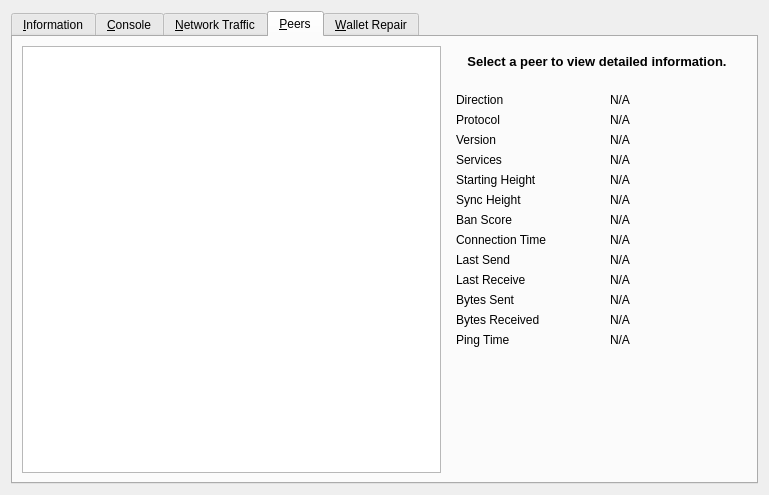
<?xml version="1.0" encoding="UTF-8"?>
<ui version="4.0">
 <class>RPCConsole</class>
 <widget class="QDialog" name="RPCConsole">
  <property name="geometry">
   <rect>
    <x>0</x>
    <y>0</y>
    <width>769</width>
    <height>495</height>
   </rect>
  </property>
  <property name="windowTitle">
   <string>Tools window</string>
  </property>
  <layout class="QVBoxLayout" name="verticalLayout_2">
   <item>
    <widget class="QTabWidget" name="tabWidget">
     <property name="currentIndex">
      <number>3</number>
     </property>
     <widget class="QWidget" name="tab_info">
      <attribute name="title">
       <string>&amp;Information</string>
      </attribute>
      <layout class="QGridLayout" name="gridLayout" columnstretch="0,0">
       <property name="horizontalSpacing">
        <number>12</number>
       </property>
       <item row="0" column="0">
        <widget class="QLabel" name="generalHeader">
         <property name="font">
          <font>
           <weight>75</weight>
           <bold>true</bold>
          </font>
         </property>
         <property name="text">
          <string>General</string>
         </property>
        </widget>
       </item>
       <item row="1" column="0">
        <widget class="QLabel" name="clientNameLabel">
         <property name="text">
          <string>Client name</string>
         </property>
        </widget>
       </item>
       <item row="1" column="1">
        <widget class="QLabel" name="clientName">
         <property name="cursor">
          <cursorShape>IBeamCursor</cursorShape>
         </property>
         <property name="text">
          <string>N/A</string>
         </property>
         <property name="textFormat">
          <enum>Qt::PlainText</enum>
         </property>
         <property name="textInteractionFlags">
          <set>Qt::LinksAccessibleByMouse|Qt::TextSelectableByKeyboard|Qt::TextSelectableByMouse</set>
         </property>
        </widget>
       </item>
       <item row="2" column="0">
        <widget class="QLabel" name="clientVersionLabel">
         <property name="text">
          <string>Client version</string>
         </property>
        </widget>
       </item>
       <item row="2" column="1">
        <widget class="QLabel" name="clientVersion">
         <property name="cursor">
          <cursorShape>IBeamCursor</cursorShape>
         </property>
         <property name="text">
          <string>N/A</string>
         </property>
         <property name="textFormat">
          <enum>Qt::PlainText</enum>
         </property>
         <property name="textInteractionFlags">
          <set>Qt::LinksAccessibleByMouse|Qt::TextSelectableByKeyboard|Qt::TextSelectableByMouse</set>
         </property>
        </widget>
       </item>
       <item row="3" column="0">
        <widget class="QLabel" name="openSSLVersionLabel">
         <property name="text">
          <string>Using OpenSSL version</string>
         </property>
         <property name="indent">
          <number>10</number>
         </property>
        </widget>
       </item>
       <item row="3" column="1">
        <widget class="QLabel" name="openSSLVersion">
         <property name="cursor">
          <cursorShape>IBeamCursor</cursorShape>
         </property>
         <property name="text">
          <string>N/A</string>
         </property>
         <property name="textFormat">
          <enum>Qt::PlainText</enum>
         </property>
         <property name="textInteractionFlags">
          <set>Qt::LinksAccessibleByMouse|Qt::TextSelectableByKeyboard|Qt::TextSelectableByMouse</set>
         </property>
        </widget>
       </item>
       <item row="4" column="0">
        <widget class="QLabel" name="berkeleyDBVersionLabel">
         <property name="text">
          <string>Using BerkeleyDB version</string>
         </property>
         <property name="indent">
          <number>10</number>
         </property>
        </widget>
       </item>
       <item row="4" column="1">
        <widget class="QLabel" name="berkeleyDBVersion">
         <property name="cursor">
          <cursorShape>IBeamCursor</cursorShape>
         </property>
         <property name="text">
          <string>N/A</string>
         </property>
         <property name="textFormat">
          <enum>Qt::PlainText</enum>
         </property>
         <property name="textInteractionFlags">
          <set>Qt::LinksAccessibleByMouse|Qt::TextSelectableByKeyboard|Qt::TextSelectableByMouse</set>
         </property>
        </widget>
       </item>
       <item row="5" column="0">
        <widget class="QLabel" name="buildDateLabel">
         <property name="text">
          <string>Build date</string>
         </property>
        </widget>
       </item>
       <item row="5" column="1">
        <widget class="QLabel" name="buildDate">
         <property name="cursor">
          <cursorShape>IBeamCursor</cursorShape>
         </property>
         <property name="text">
          <string>N/A</string>
         </property>
         <property name="textFormat">
          <enum>Qt::PlainText</enum>
         </property>
         <property name="textInteractionFlags">
          <set>Qt::LinksAccessibleByMouse|Qt::TextSelectableByKeyboard|Qt::TextSelectableByMouse</set>
         </property>
        </widget>
       </item>
       <item row="6" column="0">
        <widget class="QLabel" name="startupTimeLabel">
         <property name="text">
          <string>Startup time</string>
         </property>
        </widget>
       </item>
       <item row="6" column="1">
        <widget class="QLabel" name="startupTime">
         <property name="cursor">
          <cursorShape>IBeamCursor</cursorShape>
         </property>
         <property name="text">
          <string>N/A</string>
         </property>
         <property name="textFormat">
          <enum>Qt::PlainText</enum>
         </property>
         <property name="textInteractionFlags">
          <set>Qt::LinksAccessibleByMouse|Qt::TextSelectableByKeyboard|Qt::TextSelectableByMouse</set>
         </property>
        </widget>
       </item>
       <item row="7" column="0">
        <widget class="QLabel" name="networkHeader">
         <property name="font">
          <font>
           <weight>75</weight>
           <bold>true</bold>
          </font>
         </property>
         <property name="text">
          <string>Network</string>
         </property>
        </widget>
       </item>
       <item row="8" column="0">
        <widget class="QLabel" name="networkNameLabel">
         <property name="text">
          <string>Name</string>
         </property>
        </widget>
       </item>
       <item row="8" column="1">
        <widget class="QLabel" name="networkName">
         <property name="cursor">
          <cursorShape>IBeamCursor</cursorShape>
         </property>
         <property name="text">
          <string>N/A</string>
         </property>
         <property name="textFormat">
          <enum>Qt::PlainText</enum>
         </property>
         <property name="textInteractionFlags">
          <set>Qt::LinksAccessibleByMouse|Qt::TextSelectableByKeyboard|Qt::TextSelectableByMouse</set>
         </property>
        </widget>
       </item>
       <item row="9" column="0">
        <widget class="QLabel" name="numberOfConnectionsLabel">
         <property name="text">
          <string>Number of connections</string>
         </property>
        </widget>
       </item>
       <item row="9" column="1">
        <widget class="QLabel" name="numberOfConnections">
         <property name="cursor">
          <cursorShape>IBeamCursor</cursorShape>
         </property>
         <property name="text">
          <string>N/A</string>
         </property>
         <property name="textFormat">
          <enum>Qt::PlainText</enum>
         </property>
         <property name="textInteractionFlags">
          <set>Qt::LinksAccessibleByMouse|Qt::TextSelectableByKeyboard|Qt::TextSelectableByMouse</set>
         </property>
        </widget>
       </item>
       <item row="10" column="0">
        <widget class="QLabel" name="masternodeCountLabel">
         <property name="text">
          <string>Number of Masternodes</string>
         </property>
        </widget>
       </item>
       <item row="10" column="1">
        <widget class="QLabel" name="masternodeCount">
         <property name="cursor">
          <cursorShape>IBeamCursor</cursorShape>
         </property>
         <property name="text">
          <string>N/A</string>
         </property>
         <property name="textFormat">
          <enum>Qt::PlainText</enum>
         </property>
         <property name="textInteractionFlags">
          <set>Qt::LinksAccessibleByMouse|Qt::TextSelectableByKeyboard|Qt::TextSelectableByMouse</set>
         </property>
        </widget>
       </item>
       <item row="11" column="0">
        <widget class="QLabel" name="blockchainHeader">
         <property name="font">
          <font>
           <weight>75</weight>
           <bold>true</bold>
          </font>
         </property>
         <property name="text">
          <string>Block chain</string>
         </property>
        </widget>
       </item>
       <item row="12" column="0">
        <widget class="QLabel" name="numberOfBlocksLabel">
         <property name="text">
          <string>Current number of blocks</string>
         </property>
        </widget>
       </item>
       <item row="12" column="1">
        <widget class="QLabel" name="numberOfBlocks">
         <property name="cursor">
          <cursorShape>IBeamCursor</cursorShape>
         </property>
         <property name="text">
          <string>N/A</string>
         </property>
         <property name="textFormat">
          <enum>Qt::PlainText</enum>
         </property>
         <property name="textInteractionFlags">
          <set>Qt::LinksAccessibleByMouse|Qt::TextSelectableByKeyboard|Qt::TextSelectableByMouse</set>
         </property>
        </widget>
       </item>
       <item row="13" column="0">
        <widget class="QLabel" name="lastBlockTimeLabel">
         <property name="text">
          <string>Last block time</string>
         </property>
        </widget>
       </item>
       <item row="13" column="1">
        <widget class="QLabel" name="lastBlockTime">
         <property name="cursor">
          <cursorShape>IBeamCursor</cursorShape>
         </property>
         <property name="text">
          <string>N/A</string>
         </property>
         <property name="textFormat">
          <enum>Qt::PlainText</enum>
         </property>
         <property name="textInteractionFlags">
          <set>Qt::LinksAccessibleByMouse|Qt::TextSelectableByKeyboard|Qt::TextSelectableByMouse</set>
         </property>
        </widget>
       </item>
       <item row="14" column="0">
        <spacer name="verticalSpacer_2">
         <property name="orientation">
          <enum>Qt::Vertical</enum>
         </property>
         <property name="sizeHint" stdset="0">
          <size>
           <width>20</width>
           <height>20</height>
          </size>
         </property>
        </spacer>
       </item>
       <item row="15" column="0">
        <widget class="QLabel" name="debugLogFileHeader">
         <property name="font">
          <font>
           <weight>75</weight>
           <bold>true</bold>
          </font>
         </property>
         <property name="text">
          <string>Debug log file</string>
         </property>
        </widget>
       </item>
       <item row="16" column="0">
        <widget class="QPushButton" name="openDebugLogfileButton">
         <property name="toolTip">
          <string>Open the GKC debug log file from the current data directory. This can take a few seconds for large log files.</string>
         </property>
         <property name="text">
          <string>&amp;Open</string>
         </property>
         <property name="autoDefault">
          <bool>false</bool>
         </property>
        </widget>
       </item>
      </layout>
     </widget>
     <widget class="QWidget" name="tab_console">
      <attribute name="title">
       <string>&amp;Console</string>
      </attribute>
      <layout class="QVBoxLayout" name="verticalLayout_3">
       <property name="spacing">
        <number>3</number>
       </property>
       <item>
        <widget class="QTextEdit" name="messagesWidget">
         <property name="minimumSize">
          <size>
           <width>0</width>
           <height>100</height>
          </size>
         </property>
         <property name="readOnly">
          <bool>true</bool>
         </property>
         <property name="tabKeyNavigation" stdset="0">
          <bool>false</bool>
         </property>
         <property name="columnCount" stdset="0">
          <number>2</number>
         </property>
        </widget>
       </item>
       <item>
        <layout class="QHBoxLayout" name="horizontalLayout">
         <property name="spacing">
          <number>3</number>
         </property>
         <item>
          <widget class="QLabel" name="label">
           <property name="text">
            <string notr="true">&gt;</string>
           </property>
          </widget>
         </item>
         <item>
          <widget class="QLineEdit" name="lineEdit"/>
         </item>
         <item>
          <widget class="QPushButton" name="clearButton">
           <property name="maximumSize">
            <size>
             <width>24</width>
             <height>24</height>
            </size>
           </property>
           <property name="toolTip">
            <string>Clear console</string>
           </property>
           <property name="text">
            <string/>
           </property>
           <property name="icon">
            <iconset resource="../gkc.qrc">
             <normaloff>:/icons/remove</normaloff>:/icons/remove</iconset>
           </property>
           <property name="shortcut">
            <string notr="true">Ctrl+L</string>
           </property>
           <property name="autoDefault">
            <bool>false</bool>
           </property>
          </widget>
         </item>
        </layout>
       </item>
      </layout>
     </widget>
     <widget class="QWidget" name="tab_nettraffic">
      <attribute name="title">
       <string>&amp;Network Traffic</string>
      </attribute>
      <layout class="QHBoxLayout" name="horizontalLayout_3">
       <item>
        <layout class="QVBoxLayout" name="verticalLayout_4">
         <item>
          <widget class="TrafficGraphWidget" name="trafficGraph" native="true">
           <property name="sizePolicy">
            <sizepolicy hsizetype="Expanding" vsizetype="Expanding">
             <horstretch>0</horstretch>
             <verstretch>0</verstretch>
            </sizepolicy>
           </property>
          </widget>
         </item>
         <item>
          <layout class="QHBoxLayout" name="horizontalLayout_2">
           <item>
            <widget class="QSlider" name="sldGraphRange">
             <property name="minimum">
              <number>1</number>
             </property>
             <property name="maximum">
              <number>288</number>
             </property>
             <property name="pageStep">
              <number>12</number>
             </property>
             <property name="value">
              <number>6</number>
             </property>
             <property name="orientation">
              <enum>Qt::Horizontal</enum>
             </property>
            </widget>
           </item>
           <item>
            <widget class="QLabel" name="lblGraphRange">
             <property name="minimumSize">
              <size>
               <width>100</width>
               <height>0</height>
              </size>
             </property>
             <property name="alignment">
              <set>Qt::AlignCenter</set>
             </property>
            </widget>
           </item>
           <item>
            <widget class="QPushButton" name="btnClearTrafficGraph">
             <property name="text">
              <string>&amp;Clear</string>
             </property>
             <property name="autoDefault">
              <bool>false</bool>
             </property>
            </widget>
           </item>
          </layout>
         </item>
        </layout>
       </item>
       <item>
        <layout class="QVBoxLayout" name="verticalLayout">
         <item>
          <widget class="QGroupBox" name="groupBox">
           <property name="title">
            <string>Totals</string>
           </property>
           <layout class="QVBoxLayout" name="verticalLayout_5">
            <item>
             <layout class="QHBoxLayout" name="horizontalLayout_4">
              <item>
               <widget class="Line" name="line">
                <property name="sizePolicy">
                 <sizepolicy hsizetype="Fixed" vsizetype="Fixed">
                  <horstretch>0</horstretch>
                  <verstretch>0</verstretch>
                 </sizepolicy>
                </property>
                <property name="minimumSize">
                 <size>
                  <width>10</width>
                  <height>0</height>
                 </size>
                </property>
                <property name="palette">
                 <palette>
                  <active>
                   <colorrole role="Light">
                    <brush brushstyle="SolidPattern">
                     <color alpha="255">
                      <red>0</red>
                      <green>255</green>
                      <blue>0</blue>
                     </color>
                    </brush>
                   </colorrole>
                  </active>
                  <inactive>
                   <colorrole role="Light">
                    <brush brushstyle="SolidPattern">
                     <color alpha="255">
                      <red>0</red>
                      <green>255</green>
                      <blue>0</blue>
                     </color>
                    </brush>
                   </colorrole>
                  </inactive>
                  <disabled>
                   <colorrole role="Light">
                    <brush brushstyle="SolidPattern">
                     <color alpha="255">
                      <red>0</red>
                      <green>255</green>
                      <blue>0</blue>
                     </color>
                    </brush>
                   </colorrole>
                  </disabled>
                 </palette>
                </property>
                <property name="orientation">
                 <enum>Qt::Horizontal</enum>
                </property>
               </widget>
              </item>
              <item>
               <widget class="QLabel" name="label_16">
                <property name="text">
                 <string>Received</string>
                </property>
               </widget>
              </item>
              <item>
               <widget class="QLabel" name="lblBytesIn">
                <property name="minimumSize">
                 <size>
                  <width>50</width>
                  <height>0</height>
                 </size>
                </property>
                <property name="alignment">
                 <set>Qt::AlignRight|Qt::AlignTrailing|Qt::AlignVCenter</set>
                </property>
               </widget>
              </item>
             </layout>
            </item>
            <item>
             <layout class="QHBoxLayout" name="horizontalLayout_5">
              <item>
               <widget class="Line" name="line_2">
                <property name="sizePolicy">
                 <sizepolicy hsizetype="Fixed" vsizetype="Fixed">
                  <horstretch>0</horstretch>
                  <verstretch>0</verstretch>
                 </sizepolicy>
                </property>
                <property name="minimumSize">
                 <size>
                  <width>10</width>
                  <height>0</height>
                 </size>
                </property>
                <property name="palette">
                 <palette>
                  <active>
                   <colorrole role="Light">
                    <brush brushstyle="SolidPattern">
                     <color alpha="255">
                      <red>255</red>
                      <green>0</green>
                      <blue>0</blue>
                     </color>
                    </brush>
                   </colorrole>
                  </active>
                  <inactive>
                   <colorrole role="Light">
                    <brush brushstyle="SolidPattern">
                     <color alpha="255">
                      <red>255</red>
                      <green>0</green>
                      <blue>0</blue>
                     </color>
                    </brush>
                   </colorrole>
                  </inactive>
                  <disabled>
                   <colorrole role="Light">
                    <brush brushstyle="SolidPattern">
                     <color alpha="255">
                      <red>255</red>
                      <green>0</green>
                      <blue>0</blue>
                     </color>
                    </brush>
                   </colorrole>
                  </disabled>
                 </palette>
                </property>
                <property name="orientation">
                 <enum>Qt::Horizontal</enum>
                </property>
               </widget>
              </item>
              <item>
               <widget class="QLabel" name="label_17">
                <property name="text">
                 <string>Sent</string>
                </property>
               </widget>
              </item>
              <item>
               <widget class="QLabel" name="lblBytesOut">
                <property name="minimumSize">
                 <size>
                  <width>50</width>
                  <height>0</height>
                 </size>
                </property>
                <property name="alignment">
                 <set>Qt::AlignRight|Qt::AlignTrailing|Qt::AlignVCenter</set>
                </property>
               </widget>
              </item>
             </layout>
            </item>
            <item>
             <spacer name="verticalSpacer_4">
              <property name="orientation">
               <enum>Qt::Vertical</enum>
              </property>
              <property name="sizeHint" stdset="0">
               <size>
                <width>20</width>
                <height>407</height>
               </size>
              </property>
             </spacer>
            </item>
           </layout>
          </widget>
         </item>
        </layout>
       </item>
      </layout>
     </widget>
     <widget class="QWidget" name="tab_peers">
      <attribute name="title">
       <string>&amp;Peers</string>
      </attribute>
      <layout class="QGridLayout" name="gridLayout_2">
       <item row="0" column="0" rowspan="2">
        <widget class="QTableView" name="peerWidget">
         <property name="horizontalScrollBarPolicy">
          <enum>Qt::ScrollBarAsNeeded</enum>
         </property>
         <property name="sortingEnabled">
          <bool>true</bool>
         </property>
         <attribute name="horizontalHeaderHighlightSections">
          <bool>false</bool>
         </attribute>
        </widget>
       </item>
       <item row="0" column="1">
        <widget class="QLabel" name="peerHeading">
         <property name="sizePolicy">
          <sizepolicy hsizetype="Preferred" vsizetype="Minimum">
           <horstretch>0</horstretch>
           <verstretch>0</verstretch>
          </sizepolicy>
         </property>
         <property name="minimumSize">
          <size>
           <width>300</width>
           <height>32</height>
          </size>
         </property>
         <property name="font">
          <font>
           <pointsize>10</pointsize>
           <weight>75</weight>
           <bold>true</bold>
          </font>
         </property>
         <property name="cursor">
          <cursorShape>IBeamCursor</cursorShape>
         </property>
         <property name="text">
          <string>Select a peer to view detailed information.</string>
         </property>
         <property name="alignment">
          <set>Qt::AlignCenter</set>
         </property>
         <property name="wordWrap">
          <bool>true</bool>
         </property>
         <property name="textInteractionFlags">
          <set>Qt::LinksAccessibleByMouse|Qt::TextSelectableByKeyboard|Qt::TextSelectableByMouse</set>
         </property>
        </widget>
       </item>
       <item row="1" column="1">
        <widget class="QWidget" name="detailWidget" native="true">
         <property name="minimumSize">
          <size>
           <width>300</width>
           <height>0</height>
          </size>
         </property>
         <layout class="QGridLayout" name="gridLayout_3">
          <item row="0" column="0">
           <widget class="QLabel" name="label_23">
            <property name="text">
             <string>Direction</string>
            </property>
           </widget>
          </item>
          <item row="0" column="2">
           <widget class="QLabel" name="peerDirection">
            <property name="cursor">
             <cursorShape>IBeamCursor</cursorShape>
            </property>
            <property name="text">
             <string>N/A</string>
            </property>
            <property name="textFormat">
             <enum>Qt::PlainText</enum>
            </property>
            <property name="textInteractionFlags">
             <set>Qt::LinksAccessibleByMouse|Qt::TextSelectableByKeyboard|Qt::TextSelectableByMouse</set>
            </property>
           </widget>
          </item>
          <item row="1" column="0">
           <widget class="QLabel" name="label_21">
            <property name="text">
             <string>Protocol</string>
            </property>
           </widget>
          </item>
          <item row="1" column="2">
           <widget class="QLabel" name="peerVersion">
            <property name="cursor">
             <cursorShape>IBeamCursor</cursorShape>
            </property>
            <property name="text">
             <string>N/A</string>
            </property>
            <property name="textFormat">
             <enum>Qt::PlainText</enum>
            </property>
            <property name="textInteractionFlags">
             <set>Qt::LinksAccessibleByMouse|Qt::TextSelectableByKeyboard|Qt::TextSelectableByMouse</set>
            </property>
           </widget>
          </item>
          <item row="2" column="0">
           <widget class="QLabel" name="label_28">
            <property name="text">
             <string>Version</string>
            </property>
           </widget>
          </item>
          <item row="2" column="2">
           <widget class="QLabel" name="peerSubversion">
            <property name="cursor">
             <cursorShape>IBeamCursor</cursorShape>
            </property>
            <property name="text">
             <string>N/A</string>
            </property>
            <property name="textFormat">
             <enum>Qt::PlainText</enum>
            </property>
            <property name="textInteractionFlags">
             <set>Qt::LinksAccessibleByMouse|Qt::TextSelectableByKeyboard|Qt::TextSelectableByMouse</set>
            </property>
           </widget>
          </item>
          <item row="3" column="0">
           <widget class="QLabel" name="label_4">
            <property name="text">
             <string>Services</string>
            </property>
           </widget>
          </item>
          <item row="3" column="2">
           <widget class="QLabel" name="peerServices">
            <property name="cursor">
             <cursorShape>IBeamCursor</cursorShape>
            </property>
            <property name="text">
             <string>N/A</string>
            </property>
            <property name="textFormat">
             <enum>Qt::PlainText</enum>
            </property>
            <property name="textInteractionFlags">
             <set>Qt::LinksAccessibleByMouse|Qt::TextSelectableByKeyboard|Qt::TextSelectableByMouse</set>
            </property>
           </widget>
          </item>
          <item row="5" column="0">
           <widget class="QLabel" name="label_29">
            <property name="text">
             <string>Starting Height</string>
            </property>
           </widget>
          </item>
          <item row="5" column="2">
           <widget class="QLabel" name="peerHeight">
            <property name="cursor">
             <cursorShape>IBeamCursor</cursorShape>
            </property>
            <property name="text">
             <string>N/A</string>
            </property>
            <property name="textFormat">
             <enum>Qt::PlainText</enum>
            </property>
            <property name="textInteractionFlags">
             <set>Qt::LinksAccessibleByMouse|Qt::TextSelectableByKeyboard|Qt::TextSelectableByMouse</set>
            </property>
           </widget>
          </item>
          <item row="6" column="0">
           <widget class="QLabel" name="label_27">
            <property name="text">
             <string>Sync Height</string>
            </property>
           </widget>
          </item>
          <item row="6" column="2">
           <widget class="QLabel" name="peerSyncHeight">
            <property name="cursor">
             <cursorShape>IBeamCursor</cursorShape>
            </property>
            <property name="text">
             <string>N/A</string>
            </property>
            <property name="textFormat">
             <enum>Qt::PlainText</enum>
            </property>
            <property name="textInteractionFlags">
             <set>Qt::LinksAccessibleByMouse|Qt::TextSelectableByKeyboard|Qt::TextSelectableByMouse</set>
            </property>
           </widget>
          </item>
          <item row="7" column="0">
           <widget class="QLabel" name="label_24">
            <property name="text">
             <string>Ban Score</string>
            </property>
           </widget>
          </item>
          <item row="7" column="2">
           <widget class="QLabel" name="peerBanScore">
            <property name="cursor">
             <cursorShape>IBeamCursor</cursorShape>
            </property>
            <property name="text">
             <string>N/A</string>
            </property>
            <property name="textFormat">
             <enum>Qt::PlainText</enum>
            </property>
            <property name="textInteractionFlags">
             <set>Qt::LinksAccessibleByMouse|Qt::TextSelectableByKeyboard|Qt::TextSelectableByMouse</set>
            </property>
           </widget>
          </item>
          <item row="8" column="0">
           <widget class="QLabel" name="label_22">
            <property name="text">
             <string>Connection Time</string>
            </property>
           </widget>
          </item>
          <item row="8" column="2">
           <widget class="QLabel" name="peerConnTime">
            <property name="cursor">
             <cursorShape>IBeamCursor</cursorShape>
            </property>
            <property name="text">
             <string>N/A</string>
            </property>
            <property name="textFormat">
             <enum>Qt::PlainText</enum>
            </property>
            <property name="textInteractionFlags">
             <set>Qt::LinksAccessibleByMouse|Qt::TextSelectableByKeyboard|Qt::TextSelectableByMouse</set>
            </property>
           </widget>
          </item>
          <item row="9" column="0">
           <widget class="QLabel" name="label_15">
            <property name="text">
             <string>Last Send</string>
            </property>
           </widget>
          </item>
          <item row="9" column="2">
           <widget class="QLabel" name="peerLastSend">
            <property name="cursor">
             <cursorShape>IBeamCursor</cursorShape>
            </property>
            <property name="text">
             <string>N/A</string>
            </property>
            <property name="textFormat">
             <enum>Qt::PlainText</enum>
            </property>
            <property name="textInteractionFlags">
             <set>Qt::LinksAccessibleByMouse|Qt::TextSelectableByKeyboard|Qt::TextSelectableByMouse</set>
            </property>
           </widget>
          </item>
          <item row="10" column="0">
           <widget class="QLabel" name="label_19">
            <property name="text">
             <string>Last Receive</string>
            </property>
           </widget>
          </item>
          <item row="10" column="2">
           <widget class="QLabel" name="peerLastRecv">
            <property name="cursor">
             <cursorShape>IBeamCursor</cursorShape>
            </property>
            <property name="text">
             <string>N/A</string>
            </property>
            <property name="textFormat">
             <enum>Qt::PlainText</enum>
            </property>
            <property name="textInteractionFlags">
             <set>Qt::LinksAccessibleByMouse|Qt::TextSelectableByKeyboard|Qt::TextSelectableByMouse</set>
            </property>
           </widget>
          </item>
          <item row="11" column="0">
           <widget class="QLabel" name="label_18">
            <property name="text">
             <string>Bytes Sent</string>
            </property>
           </widget>
          </item>
          <item row="11" column="2">
           <widget class="QLabel" name="peerBytesSent">
            <property name="cursor">
             <cursorShape>IBeamCursor</cursorShape>
            </property>
            <property name="text">
             <string>N/A</string>
            </property>
            <property name="textFormat">
             <enum>Qt::PlainText</enum>
            </property>
            <property name="textInteractionFlags">
             <set>Qt::LinksAccessibleByMouse|Qt::TextSelectableByKeyboard|Qt::TextSelectableByMouse</set>
            </property>
           </widget>
          </item>
          <item row="12" column="0">
           <widget class="QLabel" name="label_20">
            <property name="text">
             <string>Bytes Received</string>
            </property>
           </widget>
          </item>
          <item row="12" column="2">
           <widget class="QLabel" name="peerBytesRecv">
            <property name="cursor">
             <cursorShape>IBeamCursor</cursorShape>
            </property>
            <property name="text">
             <string>N/A</string>
            </property>
            <property name="textFormat">
             <enum>Qt::PlainText</enum>
            </property>
            <property name="textInteractionFlags">
             <set>Qt::LinksAccessibleByMouse|Qt::TextSelectableByKeyboard|Qt::TextSelectableByMouse</set>
            </property>
           </widget>
          </item>
          <item row="13" column="0">
           <widget class="QLabel" name="label_26">
            <property name="text">
             <string>Ping Time</string>
            </property>
           </widget>
          </item>
          <item row="13" column="2">
           <widget class="QLabel" name="peerPingTime">
            <property name="cursor">
             <cursorShape>IBeamCursor</cursorShape>
            </property>
            <property name="text">
             <string>N/A</string>
            </property>
            <property name="textFormat">
             <enum>Qt::PlainText</enum>
            </property>
            <property name="textInteractionFlags">
             <set>Qt::LinksAccessibleByMouse|Qt::TextSelectableByKeyboard|Qt::TextSelectableByMouse</set>
            </property>
           </widget>
          </item>
          <item row="14" column="1">
           <spacer name="verticalSpacer_3">
            <property name="orientation">
             <enum>Qt::Vertical</enum>
            </property>
            <property name="sizeHint" stdset="0">
             <size>
              <width>20</width>
              <height>40</height>
             </size>
            </property>
           </spacer>
          </item>
         </layout>
        </widget>
       </item>
      </layout>
     </widget>
     <widget class="QWidget" name="tab_repair">
      <attribute name="title">
       <string>&amp;Wallet Repair</string>
      </attribute>
      <layout class="QGridLayout" name="gridLayout_4" columnstretch="0,0,0,0">
       <property name="horizontalSpacing">
        <number>12</number>
       </property>
       <item row="10" column="0" colspan="2">
        <widget class="QPushButton" name="btn_resync">
         <property name="minimumSize">
          <size>
           <width>100</width>
           <height>23</height>
          </size>
         </property>
         <property name="text">
          <string>Delete local Blockchain Folders</string>
         </property>
        </widget>
       </item>
       <item row="0" column="0" colspan="4">
        <widget class="QLabel" name="label_repair_header">
         <property name="font">
          <font>
           <weight>75</weight>
           <bold>true</bold>
          </font>
         </property>
         <property name="text">
          <string>Wallet repair options.</string>
         </property>
        </widget>
       </item>
       <item row="1" column="0" colspan="4">
        <widget class="QLabel" name="label_repair_helptext">
         <property name="font">
          <font>
           <weight>50</weight>
           <bold>false</bold>
          </font>
         </property>
         <property name="text">
          <string>The buttons below will restart the wallet with command-line options to repair the wallet, fix issues with corrupt blockhain files or missing/obsolete transactions.</string>
         </property>
         <property name="wordWrap">
          <bool>true</bool>
         </property>
        </widget>
       </item>
       <item row="2" column="0">
        <widget class="QLabel" name="wallet_path_label">
         <property name="text">
          <string>Wallet In Use:</string>
         </property>
        </widget>
       </item>
       <item row="2" column="1" colspan="3">
        <widget class="QLabel" name="wallet_path">
         <property name="cursor">
          <cursorShape>IBeamCursor</cursorShape>
         </property>
         <property name="text">
          <string>N/A</string>
         </property>
         <property name="textFormat">
          <enum>Qt::PlainText</enum>
         </property>
         <property name="textInteractionFlags">
          <set>Qt::LinksAccessibleByMouse|Qt::TextSelectableByKeyboard|Qt::TextSelectableByMouse</set>
         </property>
        </widget>
       </item>
       <item row="3" column="0">
        <spacer name="verticalSpacer_repair1">
         <property name="orientation">
          <enum>Qt::Vertical</enum>
         </property>
         <property name="sizeHint" stdset="0">
          <size>
           <width>10</width>
           <height>10</height>
          </size>
         </property>
        </spacer>
       </item>
       <item row="4" column="0" colspan="2">
        <widget class="QPushButton" name="btn_salvagewallet">
         <property name="minimumSize">
          <size>
           <width>100</width>
           <height>23</height>
          </size>
         </property>
         <property name="text">
          <string>Salvage wallet</string>
         </property>
        </widget>
       </item>
       <item row="4" column="2">
        <widget class="QLabel" name="label_repair_salvage_command">
         <property name="text">
          <string notr="true">-salvagewallet:</string>
         </property>
        </widget>
       </item>
       <item row="4" column="3">
        <widget class="QLabel" name="label_repair_salvage">
         <property name="text">
          <string>Attempt to recover private keys from a corrupt wallet.dat.</string>
         </property>
         <property name="wordWrap">
          <bool>true</bool>
         </property>
        </widget>
       </item>
       <item row="5" column="0" colspan="2">
        <widget class="QPushButton" name="btn_rescan">
         <property name="minimumSize">
          <size>
           <width>100</width>
           <height>23</height>
          </size>
         </property>
         <property name="text">
          <string>Rescan blockchain files</string>
         </property>
        </widget>
       </item>
       <item row="5" column="2">
        <widget class="QLabel" name="label_repair_rescan_command">
         <property name="text">
          <string notr="true">-rescan:</string>
         </property>
        </widget>
       </item>
       <item row="5" column="3">
        <widget class="QLabel" name="label_repair_rescan">
         <property name="text">
          <string>Rescan the block chain for missing wallet transactions.</string>
         </property>
         <property name="wordWrap">
          <bool>true</bool>
         </property>
        </widget>
       </item>
       <item row="6" column="0" colspan="2">
        <widget class="QPushButton" name="btn_zapwallettxes1">
         <property name="minimumSize">
          <size>
           <width>100</width>
           <height>23</height>
          </size>
         </property>
         <property name="text">
          <string>Recover transactions 1</string>
         </property>
        </widget>
       </item>
       <item row="6" column="2">
        <widget class="QLabel" name="label_repair_zap1_command">
         <property name="text">
          <string notr="true">-zapwallettxes=1:</string>
         </property>
        </widget>
       </item>
       <item row="6" column="3">
        <widget class="QLabel" name="label_repair_zap1">
         <property name="text">
          <string>Recover transactions from blockchain (keep meta-data, e.g. account owner).</string>
         </property>
         <property name="wordWrap">
          <bool>true</bool>
         </property>
        </widget>
       </item>
       <item row="7" column="0" colspan="2">
        <widget class="QPushButton" name="btn_zapwallettxes2">
         <property name="minimumSize">
          <size>
           <width>100</width>
           <height>23</height>
          </size>
         </property>
         <property name="text">
          <string>Recover transactions 2</string>
         </property>
        </widget>
       </item>
       <item row="7" column="2">
        <widget class="QLabel" name="label_repair_zap2_command">
         <property name="text">
          <string notr="true">-zapwallettxes=2:</string>
         </property>
        </widget>
       </item>
       <item row="7" column="3">
        <widget class="QLabel" name="label_repair_zap2">
         <property name="text">
          <string>Recover transactions from blockchain (drop meta-data).</string>
         </property>
         <property name="wordWrap">
          <bool>true</bool>
         </property>
        </widget>
       </item>
       <item row="8" column="0" colspan="2">
        <widget class="QPushButton" name="btn_upgradewallet">
         <property name="minimumSize">
          <size>
           <width>100</width>
           <height>23</height>
          </size>
         </property>
         <property name="text">
          <string>Upgrade wallet format</string>
         </property>
        </widget>
       </item>
       <item row="8" column="2">
        <widget class="QLabel" name="label_repair_upgrade_command">
         <property name="text">
          <string notr="true">-upgradewallet:</string>
         </property>
        </widget>
       </item>
       <item row="8" column="3">
        <widget class="QLabel" name="label_repair_upgrade">
         <property name="text">
          <string>Upgrade wallet to latest format on startup. (Note: this is NOT an update of the wallet itself!)</string>
         </property>
         <property name="wordWrap">
          <bool>true</bool>
         </property>
        </widget>
       </item>
       <item row="9" column="0" colspan="2">
        <widget class="QPushButton" name="btn_reindex">
         <property name="minimumSize">
          <size>
           <width>100</width>
           <height>23</height>
          </size>
         </property>
         <property name="text">
          <string>Rebuild index</string>
         </property>
        </widget>
       </item>
       <item row="9" column="2">
        <widget class="QLabel" name="label_repair_reindex_command">
         <property name="text">
          <string notr="true">-reindex:</string>
         </property>
        </widget>
       </item>
       <item row="9" column="3">
        <widget class="QLabel" name="label_repair_reindex">
         <property name="text">
          <string>Rebuild block chain index from current blk000??.dat files.</string>
         </property>
         <property name="wordWrap">
          <bool>true</bool>
         </property>
        </widget>
       </item>
       <item row="11" column="0">
        <spacer name="verticalSpacer_repair2">
         <property name="orientation">
          <enum>Qt::Vertical</enum>
         </property>
         <property name="sizeHint" stdset="0">
          <size>
           <width>20</width>
           <height>10</height>
          </size>
         </property>
        </spacer>
       </item>
       <item row="10" column="2">
        <widget class="QLabel" name="label_repair_resync_command">
         <property name="text">
          <string>-resync:</string>
         </property>
        </widget>
       </item>
       <item row="10" column="3">
        <widget class="QLabel" name="label_repair_resync">
         <property name="text">
          <string>Deletes all local blockchain folders so the wallet synchronizes from scratch.</string>
         </property>
         <property name="wordWrap">
          <bool>true</bool>
         </property>
        </widget>
       </item>
      </layout>
     </widget>
    </widget>
   </item>
  </layout>
 </widget>
 <customwidgets>
  <customwidget>
   <class>TrafficGraphWidget</class>
   <extends>QWidget</extends>
   <header>trafficgraphwidget.h</header>
   <container>1</container>
   <slots>
    <slot>clear()</slot>
   </slots>
  </customwidget>
 </customwidgets>
 <resources>
  <include location="../gkc.qrc"/>
 </resources>
 <connections/>
</ui>
